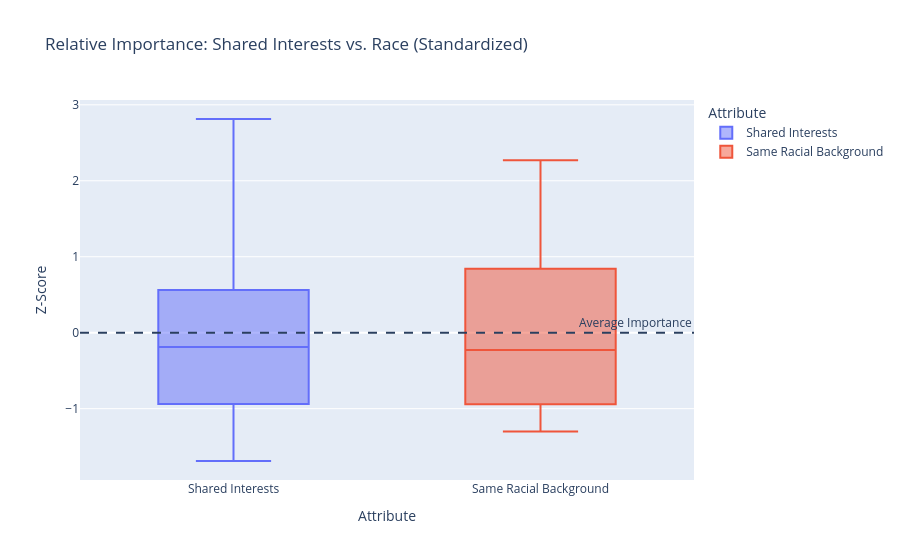

Write notebook code for a chart like this one.
### Code cell
# 1. Filter out Waves 6-9 (where they used a 1-10 scale for shared interests)
# We only want the waves where they used the 100-point allocation method.
df_clean = df[~df['wave'].isin([6, 7, 8, 9])].copy()
# Drop rows where either value is missing to keep the comparison fair
df_clean = df_clean.dropna(subset=['shar1_1', 'imprace'])

# 2. Initialize the Scaler
scaler = StandardScaler()

# 3. Compute Z-Scores for both columns
# This transforms them to the same scale (Mean = 0, Std Dev = 1)
df_clean[['z_shared_interest', 'z_race_importance']] = scaler.fit_transform(df_clean[['shar1_1', 'imprace']])

# 4. Melt the data for plotting
df_melted_z = df_clean.melt(
    value_vars=['z_shared_interest', 'z_race_importance'], 
    var_name='Attribute', 
    value_name='Z-Score'
)

# Rename for nicer labels in the plot
df_melted_z['Attribute'] = df_melted_z['Attribute'].map({
    'z_shared_interest': 'Shared Interests', 
    'z_race_importance': 'Same Racial Background'
})

# 5. Visualize
fig = px.box(
    df_melted_z, 
    x='Attribute', 
    y='Z-Score', 
    title="Relative Importance: Shared Interests vs. Race (Standardized)",
    color='Attribute',
    points="outliers" # Only show outliers to keep it clean, or "all" to see distribution
)

# Add a zero line to show the average
fig.add_hline(y=0, line_dash="dash", annotation_text="Average Importance")

fig.show()

print("Average Z-Score for Shared Interests:", df_clean['z_shared_interest'].mean())
print("Average Z-Score for Race Importance:", df_clean['z_race_importance'].mean())

### Figure 1 — Plotly figure (JSON) as saved in the notebook; plotly's stock layout.template omitted (floating-point values rounded to 4 significant figures; data arrays with more than 128 entries replaced by an {"elided": "..."} marker saying what was removed)
{"data": [{"alignmentgroup": "True", "boxpoints": "outliers", "hovertemplate": "Attribute=%{x}<br>Z-Score=%{y}<extra></extra>", "legendgroup": "Shared Interests", "marker": {"color": "#636efa"}, "name": "Shared Interests", "notched": false, "offsetgroup": "Shared Interests", "orientation": "v", "showlegend": true, "type": "box", "x": {"elided": "6700 str values"}, "x0": " ", "xaxis": "x", "y": {"elided": "6700 float values"}, "y0": " ", "yaxis": "y"}, {"alignmentgroup": "True", "boxpoints": "outliers", "hovertemplate": "Attribute=%{x}<br>Z-Score=%{y}<extra></extra>", "legendgroup": "Same Racial Background", "marker": {"color": "#EF553B"}, "name": "Same Racial Background", "notched": false, "offsetgroup": "Same Racial Background", "orientation": "v", "showlegend": true, "type": "box", "x": {"elided": "6700 str values"}, "x0": " ", "xaxis": "x", "y": {"elided": "6700 float values"}, "y0": " ", "yaxis": "y"}], "layout": {"annotations": [{"showarrow": false, "text": "Average Importance", "x": 1, "xanchor": "right", "xref": "x domain", "y": 0, "yanchor": "bottom", "yref": "y"}], "boxmode": "overlay", "legend": {"title": {"text": "Attribute"}, "tracegroupgap": 0}, "shapes": [{"line": {"dash": "dash"}, "type": "line", "x0": 0, "x1": 1, "xref": "x domain", "y0": 0, "y1": 0, "yref": "y"}], "title": {"text": "Relative Importance: Shared Interests vs. Race (Standardized)"}, "xaxis": {"anchor": "y", "categoryarray": ["Shared Interests", "Same Racial Background"], "categoryorder": "array", "domain": [0, 1], "title": {"text": "Attribute"}}, "yaxis": {"anchor": "x", "domain": [0, 1], "title": {"text": "Z-Score"}}}}
